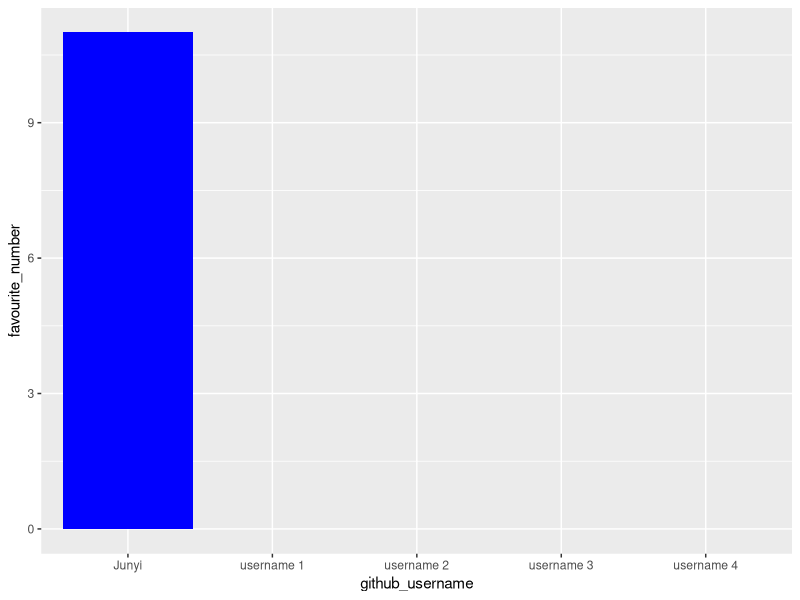

R code for this plot:
## ---- chunk 1
library(tidyverse) 
## ---- chunk 2
team_data <- tibble(
  name = c("Junyi", "member 1", "member 2", 
           "member 3", "member 4"),
  github_username = c("Junyi", "username 1", "username 2", 
                      "username 3", "username 4"), 
  colour = c("blue", "colour 1", "colour 2", 
             "colour 3", "colour 4"),
  hobby = c("plsying chess", "hobby 1", "hobby 2", 
            "hobby 3", "hobby 4"),
  favourite_number = c(11, NA, NA, NA, NA)
  )

team_data
## ---- chunk 3
p1 <- ggplot(data = team_data, 
             mapping = aes(x = github_username, 
                           y = favourite_number,
                           fill = colour), 
             ) +
   geom_col() +
   scale_fill_identity()
p1
